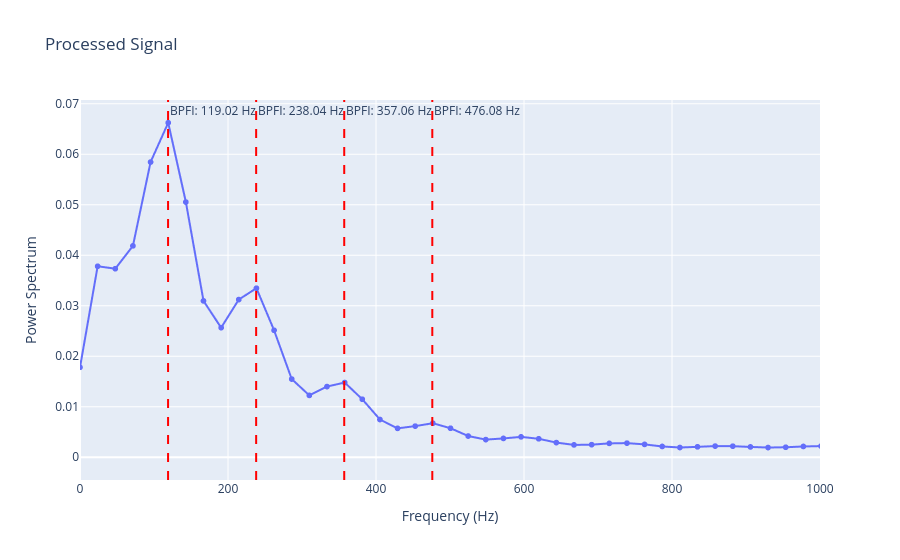

This figure's notebook cell:
### Code cell
STEPS = [
    # {
    #     'type': 'high_pass_filter',
    #     'sampling_frequency': sampling_frequency,
    #     'cutoff_frequency': 50.0
    # },
    # {
    #     'type': 'low_pass_filter',
    #     'sampling_frequency': sampling_frequency,
    #     'cutoff_frequency': 200.0
    # },
    {
        'type': 'band_pass_filter',
        'sampling_frequency': sampling_frequency,
        'low_cutoff_frequency': 300 * 119.02 / 2,
        'high_cutoff_frequency': 400 * 119.02 / 2
    },
    {
        'type': 'envelope',
    },
    {
        'type': 'power_spectrum',
        'sampling_frequency': sampling_frequency
    }
]

processed_signal = process_signal(signal=signal, steps=STEPS)

df = pd.DataFrame({
    'Frequency (Hz)': processed_signal.x,
    'Power Spectrum': processed_signal.y
})

fig = px.line(df, x='Frequency (Hz)', y='Power Spectrum', title='Processed Signal', markers=True)
fig.update_traces(mode='lines+markers', line={'dash': 'dot'}, marker={'symbol': 'circle', 'size': 6, 'opacity': 0.8})
fig.add_vline(x=119.02, line_dash="dash", line_color="red", annotation_text=f"BPFI: {119.02:.2f} Hz")
fig.add_vline(x=119.02 * 2, line_dash="dash", line_color="red", annotation_text=f"BPFI: {2 * 119.02:.2f} Hz")
fig.add_vline(x=119.02 * 3, line_dash="dash", line_color="red", annotation_text=f"BPFI: {3 * 119.02:.2f} Hz")
fig.add_vline(x=119.02 * 4, line_dash="dash", line_color="red", annotation_text=f"BPFI: {4 * 119.02:.2f} Hz")
fig.update_xaxes(range=[0, 1000])
fig.show()

### Figure 1 — Plotly figure (JSON) as saved in the notebook; plotly's stock layout.template omitted (floating-point values rounded to 4 significant figures; data arrays with more than 128 entries replaced by an {"elided": "..."} marker saying what was removed)
{"data": [{"hovertemplate": "Frequency (Hz)=%{x}<br>Power Spectrum=%{y}<extra></extra>", "legendgroup": "", "line": {"color": "#636efa", "dash": "solid"}, "marker": {"symbol": "circle"}, "mode": "lines+markers", "name": "", "showlegend": false, "type": "scattergl", "x": {"elided": "1025 float values"}, "xaxis": "x", "y": {"elided": "1025 float values"}, "yaxis": "y"}], "layout": {"annotations": [{"showarrow": false, "text": "BPFI: 119.02 Hz", "x": 119.0, "xanchor": "left", "xref": "x", "y": 1, "yanchor": "top", "yref": "y domain"}, {"showarrow": false, "text": "BPFI: 238.04 Hz", "x": 238.0, "xanchor": "left", "xref": "x", "y": 1, "yanchor": "top", "yref": "y domain"}, {"showarrow": false, "text": "BPFI: 357.06 Hz", "x": 357.1, "xanchor": "left", "xref": "x", "y": 1, "yanchor": "top", "yref": "y domain"}, {"showarrow": false, "text": "BPFI: 476.08 Hz", "x": 476.1, "xanchor": "left", "xref": "x", "y": 1, "yanchor": "top", "yref": "y domain"}], "legend": {"tracegroupgap": 0}, "shapes": [{"line": {"color": "red", "dash": "dash"}, "type": "line", "x0": 119.0, "x1": 119.0, "xref": "x", "y0": 0, "y1": 1, "yref": "y domain"}, {"line": {"color": "red", "dash": "dash"}, "type": "line", "x0": 238.0, "x1": 238.0, "xref": "x", "y0": 0, "y1": 1, "yref": "y domain"}, {"line": {"color": "red", "dash": "dash"}, "type": "line", "x0": 357.1, "x1": 357.1, "xref": "x", "y0": 0, "y1": 1, "yref": "y domain"}, {"line": {"color": "red", "dash": "dash"}, "type": "line", "x0": 476.1, "x1": 476.1, "xref": "x", "y0": 0, "y1": 1, "yref": "y domain"}], "title": {"text": "Processed Signal"}, "xaxis": {"anchor": "y", "domain": [0, 1], "range": [0, 1000], "title": {"text": "Frequency (Hz)"}}, "yaxis": {"anchor": "x", "domain": [0, 1], "title": {"text": "Power Spectrum"}}}}
